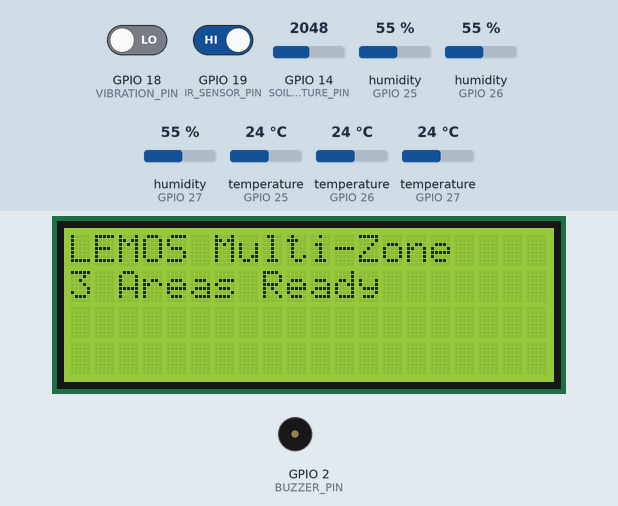
Recording of a sketch running on a simulated ESP32. On the bench: 20×4 character LCD, buzzer (waves = sounding, pin HIGH). The test bench sets the inputs (shaded band); at power-on: humidity (sensors on GPIO 25, GPIO 26, GPIO 27) 55 %, temperature (sensors on GPIO 25, GPIO 26, GPIO 27) 24 °C, GPIO 14 (SOIL_MOISTURE_PIN) = 2048, GPIO 18 (VIBRATION_PIN) LOW, GPIO 19 (IR_SENSOR_PIN) HIGH. WiFi joins after 1.5 s; servers stay silent unless stated; uploads are accepted with an empty reply; the local clock reads 2024-03-15 10:24:30 at power-on unless the sketch sets it; what the sketch prints to the serial monitor is not drawn.

Above: at 2.2 s.
At 3.6 s:
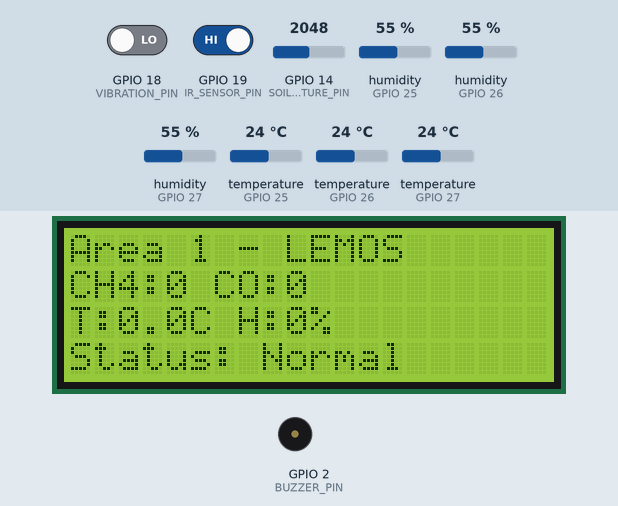
3.7 s: humidity (sensor on GPIO 25) set to 22 %
At 13.4 s:
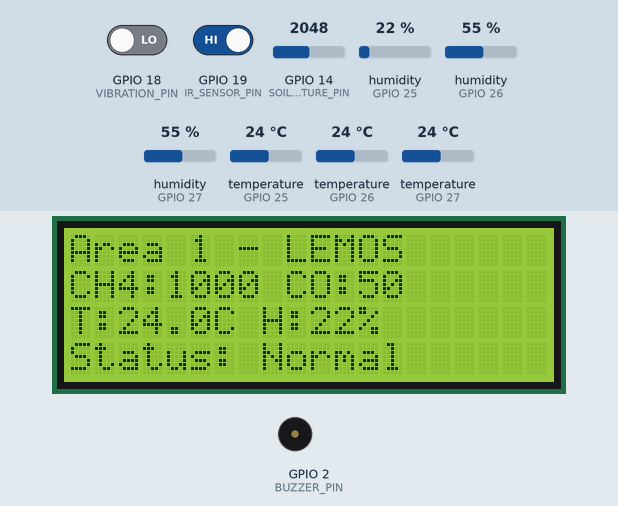
15.6 s: humidity (sensor on GPIO 26) set to 22 %
27.5 s: humidity (sensor on GPIO 27) set to 22 %
38.2 s: temperature (sensor on GPIO 25) set to 12 °C
At 49.7 s:
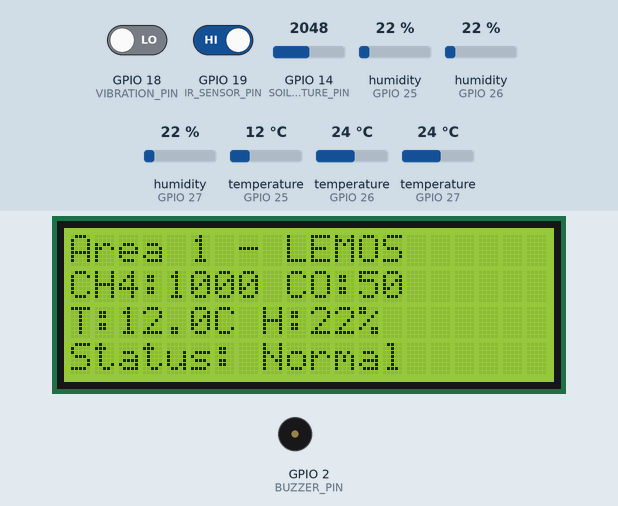
50.1 s: temperature (sensor on GPIO 26) set to 12 °C
56.8 s: temperature (sensor on GPIO 27) set to 12 °C
Timing chart, 0 to 59.8 s (numbered marks = the images above; inputs shaded):
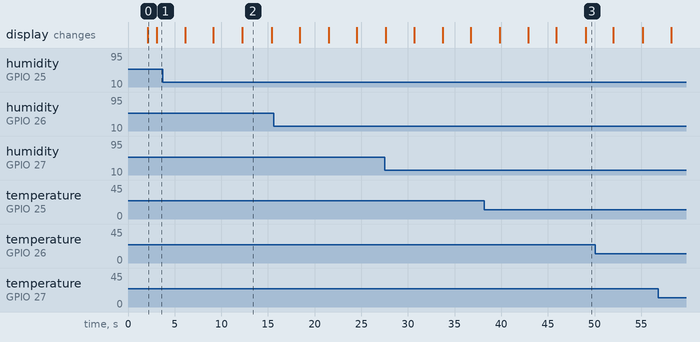

The sketch:

lemos_esp32_multi_zone.ino
```cpp
#include <WiFi.h>
#include <HTTPClient.h>
#include <ArduinoJson.h>
#include <DHT.h>
#include <LiquidCrystal_I2C.h>
#include <time.h>
#include <sys/time.h>

// WiFi credentials
const char* ssid = "GNXS82508446";
const char* password = "B43D08494FD8";

// Server configuration
const char* serverURL = "https://your-render-app-name.onrender.com/api/readings"; // Replace 'your-render-app-name' with your actual Render app name

// NTP server configuration
const char* ntpServer = "pool.ntp.org";
const long gmtOffset_sec = 0;
const int daylightOffset_sec = 3600;

// Area 1 Sensors
const int MQ4_AREA1 = 33;  // Methane sensor for Area 1
const int MQ7_AREA1 = 35;  // CO sensor for Area 1
const int DHT_AREA1 = 25;  // Temperature/Humidity for Area 1

// Area 2 Sensors
const int MQ4_AREA2 = 39;  // Methane sensor for Area 2
const int MQ7_AREA2 = 34;  // CO sensor for Area 2
const int DHT_AREA2 = 26;  // Temperature/Humidity for Area 2

// Area 3 Sensors
const int MQ4_AREA3 = 32;  // Methane sensor for Area 3
const int MQ7_AREA3 = 36;  // CO sensor for Area 3
const int DHT_AREA3 = 27;  // Temperature/Humidity for Area 3

// Shared sensors
const int TRIG_PIN = 4;   // Ultrasonic sensor
const int ECHO_PIN = 5;
const int SOIL_MOISTURE_PIN = 14;
const int VIBRATION_PIN = 18;
const int IR_SENSOR_PIN = 19;  // Changed from 4 to avoid conflict
const int BUZZER_PIN = 2;

// I2C LCD
const int SDA_PIN = 21;
const int SCL_PIN = 22;

DHT dht_area1(DHT_AREA1, DHT11);
DHT dht_area2(DHT_AREA2, DHT11);
DHT dht_area3(DHT_AREA3, DHT11);
LiquidCrystal_I2C lcd(0x27, 20, 4);

// Sensor calibration values
float MQ4_R0 = 10.0;
float MQ7_R0 = 10.0;

// Timing variables
unsigned long lastSensorRead = 0;
unsigned long lastDataSend = 0;
const unsigned long SENSOR_INTERVAL = 5000;
const unsigned long SEND_INTERVAL = 30000;

struct AreaData {
  float methane;
  float co;
  float temperature;
  float humidity;
  bool alert_active;
};

struct SystemData {
  AreaData area1;
  AreaData area2;
  AreaData area3;
  float ultrasonic_distance;
  int soil_moisture;
  bool vibration;
  bool ir_detection;
};

SystemData currentData;
int currentDisplayArea = 1;
unsigned long lastDisplaySwitch = 0;
const unsigned long DISPLAY_SWITCH_INTERVAL = 3000; // Switch display every 3 seconds

void setup() {
  Serial.begin(115200);

  // Initialize pins
  pinMode(TRIG_PIN, OUTPUT);
  pinMode(ECHO_PIN, INPUT);
  pinMode(VIBRATION_PIN, INPUT);
  pinMode(IR_SENSOR_PIN, INPUT);
  pinMode(BUZZER_PIN, OUTPUT);

  // Initialize I2C for LCD
  Wire.begin(SDA_PIN, SCL_PIN);
  lcd.init();
  lcd.backlight();
  lcd.setCursor(0, 0);
  lcd.print("LEMOS Multi-Zone");
  lcd.setCursor(0, 1);
  lcd.print("System Init...");

  dht_area1.begin();
  dht_area2.begin();
  dht_area3.begin();

  // Connect to WiFi
  connectToWiFi();

  configTime(gmtOffset_sec, daylightOffset_sec, ntpServer);
  Serial.println("Waiting for NTP time sync...");

  // Display ready message
  lcd.clear();
  lcd.setCursor(0, 0);
  lcd.print("LEMOS Multi-Zone");
  lcd.setCursor(0, 1);
  lcd.print("3 Areas Ready");

  Serial.println("LEMOS ESP32 Multi-Zone System Ready");
}

void loop() {
  unsigned long currentTime = millis();

  // Read sensors periodically
  if (currentTime - lastSensorRead >= SENSOR_INTERVAL) {
    readAllSensors();
    checkAlertConditions();
    lastSensorRead = currentTime;
  }

  // Update LCD display (cycle through areas)
  if (currentTime - lastDisplaySwitch >= DISPLAY_SWITCH_INTERVAL) {
    updateLCDDisplay();
    currentDisplayArea = (currentDisplayArea % 3) + 1;
    lastDisplaySwitch = currentTime;
  }

  // Send data to server periodically
  if (currentTime - lastDataSend >= SEND_INTERVAL) {
    if (WiFi.status() == WL_CONNECTED) {
      sendDataToServer();
    } else {
      connectToWiFi();
    }
    lastDataSend = currentTime;
  }

  delay(100);
}

void readAllSensors() {
  // Read Area 1 sensors
  currentData.area1.methane = readMQ4(MQ4_AREA1);
  currentData.area1.co = readMQ7(MQ7_AREA1);
  currentData.area1.temperature = dht_area1.readTemperature();
  currentData.area1.humidity = dht_area1.readHumidity();

  // Handle NaN values for Area 1
  if (isnan(currentData.area1.temperature)) currentData.area1.temperature = 25.0;
  if (isnan(currentData.area1.humidity)) currentData.area1.humidity = 50.0;

  // Read Area 2 sensors
  currentData.area2.methane = readMQ4(MQ4_AREA2);
  currentData.area2.co = readMQ7(MQ7_AREA2);
  currentData.area2.temperature = dht_area2.readTemperature();
  currentData.area2.humidity = dht_area2.readHumidity();

  // Handle NaN values for Area 2
  if (isnan(currentData.area2.temperature)) currentData.area2.temperature = 25.0;
  if (isnan(currentData.area2.humidity)) currentData.area2.humidity = 50.0;

  // Read Area 3 sensors
  currentData.area3.methane = readMQ4(MQ4_AREA3);
  currentData.area3.co = readMQ7(MQ7_AREA3);
  currentData.area3.temperature = dht_area3.readTemperature();
  currentData.area3.humidity = dht_area3.readHumidity();

  // Handle NaN values for Area 3
  if (isnan(currentData.area3.temperature)) currentData.area3.temperature = 25.0;
  if (isnan(currentData.area3.humidity)) currentData.area3.humidity = 50.0;

  // Read shared sensors
  currentData.ultrasonic_distance = readUltrasonic();
  currentData.soil_moisture = analogRead(SOIL_MOISTURE_PIN);
  currentData.vibration = digitalRead(VIBRATION_PIN);
  currentData.ir_detection = digitalRead(IR_SENSOR_PIN);

  Serial.println("Area 1 - CH4: " + String(currentData.area1.methane) + " CO: " + String(currentData.area1.co));
  Serial.println("Area 2 - CH4: " + String(currentData.area2.methane) + " CO: " + String(currentData.area2.co));
  Serial.println("Area 3 - CH4: " + String(currentData.area3.methane) + " CO: " + String(currentData.area3.co));
}

void updateLCDDisplay() {
  AreaData* currentArea;
  String areaName;

  switch(currentDisplayArea) {
    case 1:
      currentArea = &currentData.area1;
      areaName = "Area 1";
      break;
    case 2:
      currentArea = &currentData.area2;
      areaName = "Area 2";
      break;
    case 3:
      currentArea = &currentData.area3;
      areaName = "Area 3";
      break;
  }

  lcd.setCursor(0, 0);
  lcd.print(areaName + " - LEMOS    ");

  lcd.setCursor(0, 1);
  lcd.print("CH4:" + String(currentArea->methane, 0) + " CO:" + String(currentArea->co, 0) + "    ");

  lcd.setCursor(0, 2);
  lcd.print("T:" + String(currentArea->temperature, 1) + "C H:" + String(currentArea->humidity, 0) + "%    ");

  lcd.setCursor(0, 3);
  if (currentArea->alert_active) {
    lcd.print("*** ALERT ***       ");
  } else {
    lcd.print("Status: Normal      ");
  }
}

void checkAlertConditions() {
  // Check Area 1
  currentData.area1.alert_active = (currentData.area1.methane > 1000 ||
                                   currentData.area1.co > 50 ||
                                   currentData.area1.temperature > 45);

  // Check Area 2
  currentData.area2.alert_active = (currentData.area2.methane > 1000 ||
                                   currentData.area2.co > 50 ||
                                   currentData.area2.temperature > 45);

  // Check Area 3
  currentData.area3.alert_active = (currentData.area3.methane > 1000 ||
                                   currentData.area3.co > 50 ||
                                   currentData.area3.temperature > 45);

  // Activate buzzer if any area has alert
  bool anyAlert = currentData.area1.alert_active ||
                  currentData.area2.alert_active ||
                  currentData.area3.alert_active;

  static bool previousAlertState = false;

  if (anyAlert && !previousAlertState) {
    activateBuzzer();
    Serial.println("ALERT: Dangerous levels detected in one or more areas!");
  } else if (!anyAlert && previousAlertState) {
    deactivateBuzzer();
    Serial.println("All areas normal - alerts cleared");
  }

  previousAlertState = anyAlert;
}

void sendDataToServer() {
  if (WiFi.status() != WL_CONNECTED) {
    Serial.println("WiFi not connected, skipping data send");
    return;
  }

  HTTPClient http;
  http.begin(serverURL);
  http.addHeader("Content-Type", "application/json");

  DynamicJsonDocument doc(2048);
  doc["timestamp"] = getCurrentTimestamp();
  doc["device_id"] = "ESP32_MultiZone_001";

  // Area 1 data
  JsonObject area1 = doc.createNestedObject("area_1");
  area1["area_id"] = 1;
  area1["methane"] = currentData.area1.methane;
  area1["co"] = currentData.area1.co;
  area1["temperature"] = currentData.area1.temperature;
  area1["humidity"] = currentData.area1.humidity;
  area1["alert_active"] = currentData.area1.alert_active;

  // Area 2 data
  JsonObject area2 = doc.createNestedObject("area_2");
  area2["area_id"] = 2;
  area2["methane"] = currentData.area2.methane;
  area2["co"] = currentData.area2.co;
  area2["temperature"] = currentData.area2.temperature;
  area2["humidity"] = currentData.area2.humidity;
  area2["alert_active"] = currentData.area2.alert_active;

  // Area 3 data
  JsonObject area3 = doc.createNestedObject("area_3");
  area3["area_id"] = 3;
  area3["methane"] = currentData.area3.methane;
  area3["co"] = currentData.area3.co;
  area3["temperature"] = currentData.area3.temperature;
  area3["humidity"] = currentData.area3.humidity;
  area3["alert_active"] = currentData.area3.alert_active;

  // Shared sensor data
  doc["water_level"] = currentData.ultrasonic_distance;
  doc["soil_moisture"] = currentData.soil_moisture;
  doc["vibration"] = currentData.vibration ? 1 : 0;
  doc["ir_detection"] = currentData.ir_detection ? 1 : 0;

  String jsonString;
  serializeJson(doc, jsonString);

  Serial.println("Sending multi-zone data: " + jsonString);

  int httpResponseCode = http.POST(jsonString);

  if (httpResponseCode > 0) {
    String response = http.getString();
    Serial.println("HTTP Response: " + String(httpResponseCode));
    Serial.println("Response: " + response);
  } else {
    Serial.println("HTTP Error: " + String(httpResponseCode));
    Serial.println("Error details: " + http.errorToString(httpResponseCode));
  }

  http.end();
}

void connectToWiFi() {
  WiFi.begin(ssid, password);
  while (WiFi.status() != WL_CONNECTED) {
    delay(1000);
    Serial.println("Connecting to WiFi...");
  }
  Serial.println("Connected to WiFi");
}

float readMQ4(int pin) {
  // Placeholder function for reading MQ4 sensor
  return 1000.0; // Example value
}

float readMQ7(int pin) {
  // Placeholder function for reading MQ7 sensor
  return 50.0; // Example value
}

float readUltrasonic() {
  // Placeholder function for reading ultrasonic sensor
  return 10.0; // Example value
}

void activateBuzzer() {
  digitalWrite(BUZZER_PIN, HIGH);
}

void deactivateBuzzer() {
  digitalWrite(BUZZER_PIN, LOW);
}

String getCurrentTimestamp() {
  struct tm timeinfo;
  if (!getLocalTime(&timeinfo)) {
    return "NTP Sync Error";
  }
  char timeString[50];
  strftime(timeString, sizeof(timeString), "%Y-%m-%d %H:%M:%S", &timeinfo);
  return String(timeString);
}
```

lemos_esp32_area1.ino
```cpp
const String areaId = "1"; // Area 1 configuration
```

Measured:
- what the display in image 0 shows lasts 1.0 s, from 2.1 s to 3.1 s
- what the display in image 2 shows lasts 3.2 s, from 12.2 s to 15.4 s
